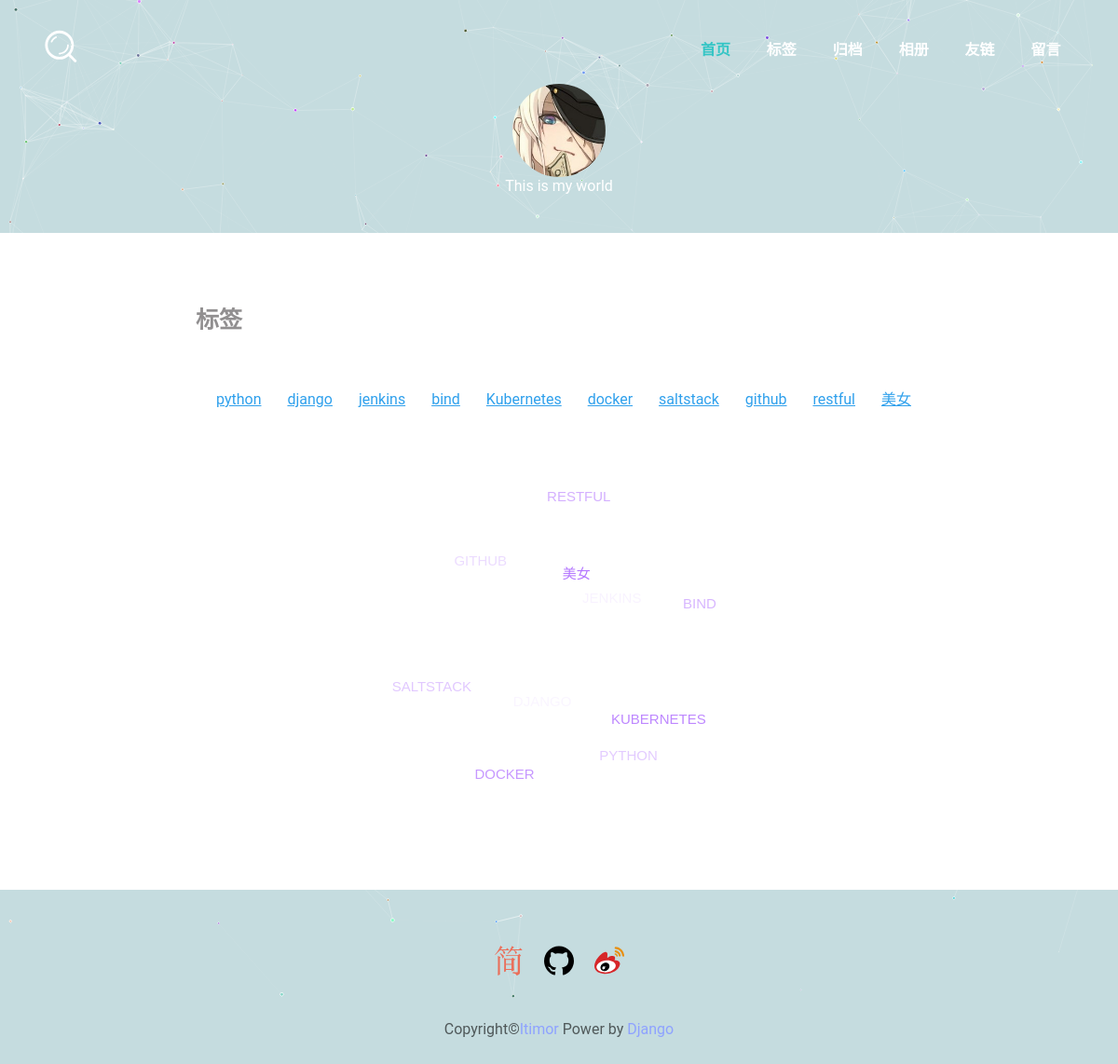
The app's page /tag/ with its own data.
### blog/models.py (models this page shows, shortened)
class Social(models.Model):
    name = models.CharField(u'名称', max_length=10, unique=True)
    url = models.CharField(u'地址', max_length=50, unique=True)
    cover = models.ImageField(upload_to=PathAndRename("social"), blank=True, verbose_name=u'图标')
    position = models.SmallIntegerField(u'位置', default=1)
    class Meta:
        ordering = ['-position']
        verbose_name = u'社交网站'
        verbose_name_plural = u'社交网站'

### blog/views.py (the view)
# urls.py: url(r'^tag/$', TagView.as_view(), name="tags"),
class TagView(BaseMixin, ListView):
    template_name = 'tag.html'
    context_object_name = "tag_posts"
    queryset = Article.objects.filter(published=True)
    def get_queryset(self):
        tag = self.kwargs.get('tag')
        if tag:
            context = super(TagView, self).get_queryset().filter(tags__name=tag)
            return {'tag': tag, 'posts': context}
        else:
            from django.core import serializers
            context = Tag.objects.all()
            json_tags = serializers.serialize("json", context)
            return {'tags': context, 'json_tags': json_tags}

### blog/views.py (called while the page is built)
    def get_context_data(self, **kwargs):
        context = super(BaseMixin, self).get_context_data(**kwargs)
        try:
            context['social_list'] = Social.objects.all().order_by("-position")[0:4]
        except Exception as e:
            print(e)
        return context

### templates/tag.html (shortened to what this page needs)
{% extends "layout/base.html" %}
{% block extra_head %}
<link href="/statics/css/3dtag.css" rel="stylesheet" type="text/css" media="all"/>
{% endblock %}
{% block content %}
<div id="main" class="content">
    <div class="container">
        <section class="post_content" itemscope itemtype="http://schema.org/Article">
            <header class="post_header">
                <h1 class="post_title">标签
                </h1>
            </header>
            {% if tag_posts.tag %}
            <div class="post-Archive">
                <div id="tags">
                    <div class='archive-title'>
                        {% for post in tag_posts.posts %}
                        <div class='archives'>
                            <div class="brick">
                                <a href="{{ post.get_absolute_url }}">{{ post.name }}</a>
                            </div>
                        </div>
                        {% endfor %}
                    </div>
                </div>
            </div>
            {% else %}
            <div class="tags">
                {% for tag in tag_posts.tags %}
                <a href="/tag/{{ tag.name }}" class="tag">{{ tag.name }}</a>
                {% endfor %}
            </div>
            <div id='tag-cloud'></div>
            {% endif %}
        </section>
    </div>
</div>
{% endblock %}

### templates/layout/footer.html (shortened to what this page needs)
<footer id="footer" class="overlay animated from-top">
    <div class="row footer-info">
        <div class="col-xs-4">
        </div>
        <div class="col-xs-4 socialize">
            {% for social in social_list %}
            <li class="tooltip">
                <a title="{{social.name}}" class="socialicon" href="{{social.url}}">
                    <img alt="{{social.name}}" src="/upload/{{social.cover}}">
                </a>
            </li>
            {% endfor %}
        </div>
        <div class="col-xs-4">
        </div>
    </div>
    <div class="cr">
        Copyright&copy;<a href="https://github.com/itimor">Itimor</a>
        Power by <a href="https://www.djangoproject.com/">Django</a>
    </div>
</footer>

### statics/css/base.css (style rules this page uses)
.row { padding: 10px 0 }
.col-lg-1, .col-lg-10, .col-lg-11, .col-lg-12, .col-lg-2, .col-lg-3, .col-lg-4, .col-lg-5, .col-lg-6, .col-lg-7, .col-lg-8, .col-lg-9, .col-md-1, .col-md-10, .col-md-11, .col-md-12, .col-md-2, .col-md-3, .col-md-4, .col-md-5, .col-md-6, .col-md-7, .col-md-8, .col-md-9, .col-sm-1, .col-sm-10, .col-sm-11, .col-sm-12, .col-sm-2, .col-sm-3, .col-sm-4, .col-sm-5, .col-sm-6, .col-sm-7, .col-sm-8, .col-sm-9, .col-xs-1, .col-xs-10, .col-xs-11, .col-xs-12, .col-xs-2, .col-xs-3, .col-xs-4, .col-xs-5, .col-xs-6, .col-xs-7, .col-xs-8, .col-xs-9 { position: relative; min-height: 1px; padding-right: 0; padding-left: 0 }
.col-xs-1, .col-xs-10, .col-xs-11, .col-xs-2, .col-xs-3, .col-xs-4, .col-xs-5, .col-xs-6, .col-xs-7, .col-xs-8, .col-xs-9 { float: left }
.col-xs-4 { width: 33.33333333333333% }
html body { _background-attachment: fixed; }
html { width: 100%; height: 100%; text-size-adjust: 100%; -ms-text-size-adjust: 100%; -webkit-text-size-adjust: 100% }
body { background-color: rgba(56, 136, 146, 0.29); width: 100%; height: 100%; font-family: PingFang SC, "Hiragino Sans GB", "Source Han Sans CN", Roboto, "Microsoft Yahei", sans-serif; font-weight: 400; font-size: 16px; color: rgba(2, 0, 0, .6); text-rendering: optimizeLegibility; -webkit-font-smoothing: antialiased; -moz-osx-font-smoothing: grayscale; font-feature-settings: "liga" on; -moz-font-feature-settings: "liga" on; }
body, h1, h2, h3, h4, h5, h6, blockquote, p, div, span, ul, ol, li, form, textarea, br { margin: 0; padding: 0; border: 0; font-size: 100% }
*, *:after, *:before { -webkit-box-sizing: border-box; -moz-box-sizing: border-box; box-sizing: border-box }
h1, h2, h3, h4, h5 { margin: 0 }
h1 { font-size: 20px; line-height: 48px; margin-bottom: 24px }
a { color: #7dc768; text-decoration: none }
img { height: auto; max-width: 100%; transition: opacity .2s; vertical-align: middle; }

### statics/css/index.css (style rules this page uses)
#main { background: #ffffff; position: relative; }
.container { position: relative; padding: 60px 0 20px; margin: 50px 10px; }
#footer { padding: 0 20px 60px; position: relative; margin: 0 auto; max-width: 800px; width: 100%; display: block; z-index: 2 }
.footer-info { margin: 30px auto; max-width: 800px; }
.footer-info div { display: inline-block; text-align: center; }
.socialize li { display: inline-block; }
.socialicon { width: 40px; height: 40px; text-align: center; margin: 0 5px; color: rgba(255, 255, 255, 0.5); display: inline-block; -webkit-border-radius: 50%; -moz-border-radius: 50%; border-radius: 50%; }
.tooltip { position: relative }
.cr { text-transform: none; text-align: center; position: relative; z-index: 2; }
.cr a { color: #8ea2ff }
.row { display: -webkit-box; display: -ms-flexbox; display: flex; -ms-flex-wrap: wrap; flex-wrap: wrap; margin-right: -15px; margin-left: -15px }
.post_content { margin: 0 auto; line-height: 1.75; max-width: 800px; position: relative }
.post_header { position: relative }
h1.post_title { color: #918f90; font-size: 25px; font-weight: 700; margin-bottom: 25px; text-transform: uppercase; padding: 10px; }
.tags { margin-left: 20px; }
.tags a { display: inline-block; margin: 12px; text-decoration: underline; }

### statics/css/3dtag.css (style rules this page uses)
*, *:after, *:before { -webkit-box-sizing: border-box; -moz-box-sizing: border-box; box-sizing: border-box; }
a { color: #2fa0ec;text-decoration: none;outline: none; }

### templates/tag.html (style rules this page uses)
#tag-cloud { width: 640px; height: 480px; margin: 0 auto; }

### records on screen
Tag: name "python"
Tag: name "django"
Tag: name "jenkins"
Tag: name "bind"
Tag: name "Kubernetes"
Tag: name "docker"
Tag: name "saltstack"
Tag: name "github"
Tag: name "restful"
Tag: name "美女"
Social: name (picture)
Social: name (picture)
Social: name (picture)
